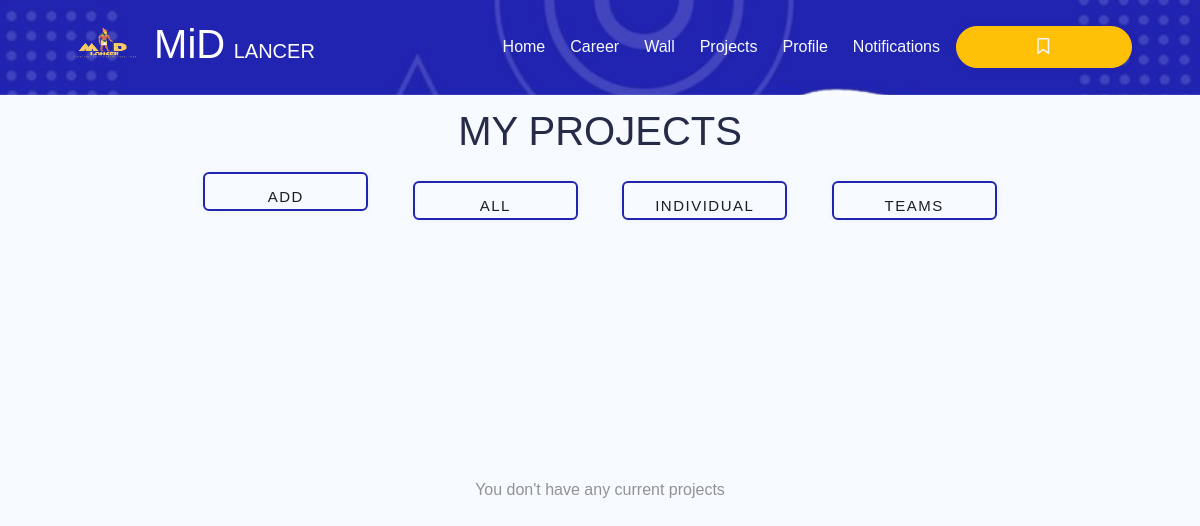
Before: /my_projects_client_old.php (signed in) with the older database file.
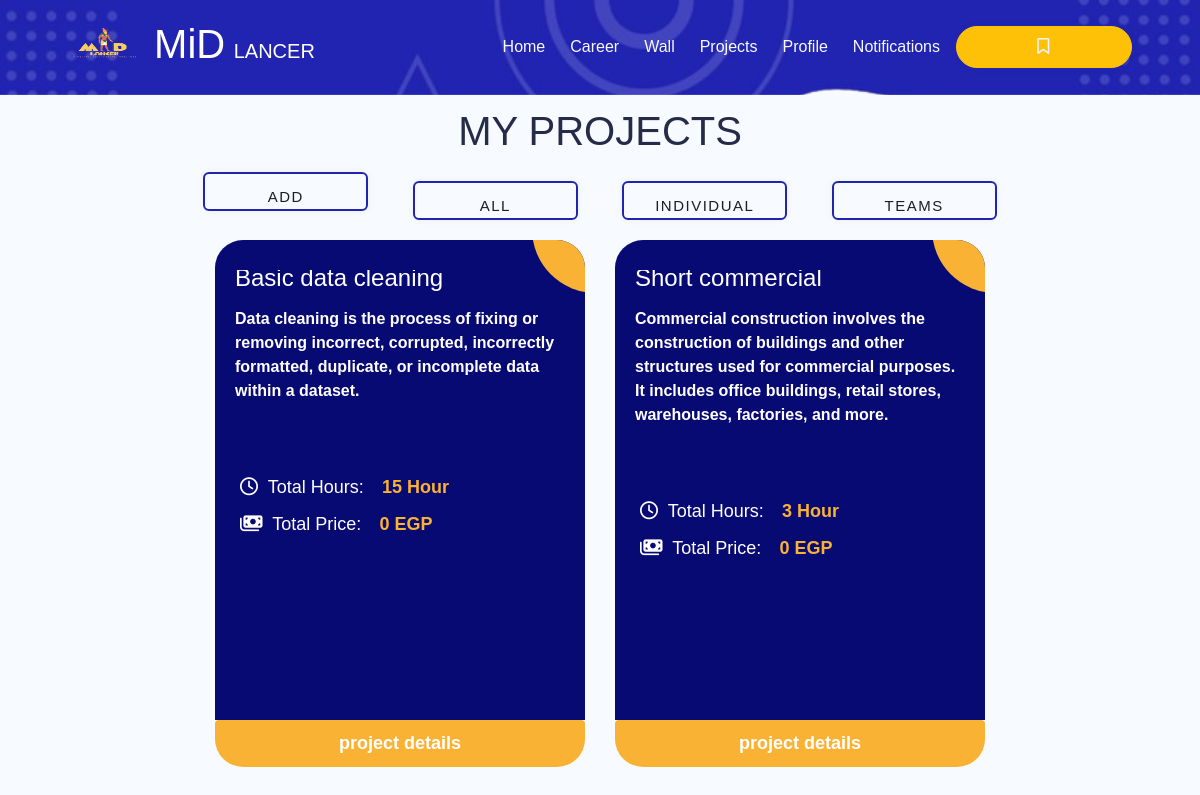
After: the same page with the newer database file.
### tables this page shows
CREATE TABLE `project` (
  `project_id` int(11) NOT NULL,
  `project_name` varchar(250) NOT NULL,
  `description` varchar(250) NOT NULL,
  `total_hours` int(11) NOT NULL,
  `deadline_date` date NOT NULL,
  `user_id` int(11) NOT NULL,
  `type_id` int(11) DEFAULT NULL,
  `posting` int(11) NOT NULL
);

### my_projects_client_old.php (the view, shortened to what this page needs)
<?php
include 'nav+bm.php';
$user_id=$_SESSION['user_id'];
$join = "SELECT *, SUM(`price/hr`) AS 'sumrates', `project`.`project_id` AS `pid` FROM `project`
right JOIN `user` ON `user`.`user_id`=`project`.`user_id`
left JOIN `team_member` ON `project`.`project_id`=`team_member`.`project_id`
left JOIN `freelancer` ON `freelancer`.`freelancer_id`=`team_member`.`freelancer_id`
WHERE `user`.`user_id` ='$user_id' AND `project`.`project_id` IS NOT NULL
GROUP BY `project`.`project_id`";
$run_join=mysqli_query($connect,$join);
$num=mysqli_num_rows($run_join);
if($num==0)
    $error= "You don't have any current projects";
else
{
    function SUM1($price_per_hr,$total_hours){
        $total_price=$price_per_hr * $total_hours;
        return "$total_price";
    }
$type_id = "";
}
?>
<!DOCTYPE html>
<html lang="en">
<head>
  <link rel="stylesheet" href="css/myprojectfreelancer.css">
  <link rel="stylesheet" href="https://cdnjs.cloudflare.com/ajax/libs/font-awesome/6.6.0/css/all.min.css"
 />
</head>
<body>
<div class="main">
    <h1 class="title">MY PROJECTS</h1>
    <form method="GET">
    <button><a href="addproject.php">Add Project</a></button>
    <button><a href="my_projects_client.php">All</a></button>
    <button type="submit"><a href="my_projects_client.php?type_id=1">Individual</a></button>
    <button type="submit"><a href="my_projects_client.php?type_id=2">Teams</a></button>
    </form>
</div>
<?php
  if(!empty($error)) { ?>
    <div class="cards">
        <?php echo $error ?>
    </div>
 <?php } else { ?>
<div class="ag-format-container">
    <div class="ag-courses_box">
    <?php if ($type_id ==1 ){ ?>
      <?php foreach($run_select1 as $data) { ?>
        <?php
        $details="";
        $p_id=$data['pid'];
      $freelancer_count = "SELECT COUNT(freelancer_id) as freelancer_count FROM team_member WHERE `project_id`=$p_id";
  $freelancer_count_result = mysqli_query($connect,$freelancer_count);
  $f_count = mysqli_fetch_assoc($freelancer_count_result)['freelancer_count'];
  if($f_count>1){
    $update="UPDATE `project` SET `type_id` = 2 WHERE `project_id`=$p_id";
    $run_update=mysqli_query($connect,$update);
    header("refresh:1;url=my_projects_client.php?type_id=1");
  }
        ?>
                <div class="ag-courses_item">
                <a href="#" class="ag-courses-item_link">
            <div class="ag-courses-item_bg"></div>
            <div class="ag-courses-item_title">
                <div class="ag-courses-item_title">
                    <h4 class="teams"><?php echo htmlspecialchars ($data ['project_name'],ENT_QUOTES,'UTF-8')?></h4>
                    <p class="para"><?php echo htmlspecialchars ($data ['description'],ENT_QUOTES,'UTF-8')?>
                    </p>
                </div>
            </div>
            <div class="ag-courses-item_date-box">
                <i class="fa-regular fa-clock"></i> Total Hours:
                <span class="ag-courses-item_date">
                <?php echo htmlspecialchars ( $data ['total_hours'],ENT_QUOTES,'UTF-8')?> Hour
                </span>
            </div>
            <div class="ag-courses-item_date-box">
                <i class="fa-solid fa-money-bills"></i>
                Total Price:
                <span class="ag-courses-item_date">
                <?php echo htmlspecialchars (SUM1($data['sumrates'], $data['total_hours']));?> EGP
                </span>
            </div>
            <a href="project_details_client.php?details=<?php echo htmlspecialchars ($data['pid'],ENT_QUOTES,'UTF-8')?>" class="ag-courses-item_anchor">project details</a>
            </a>
        </div>
        <?php } } elseif($type_id == 2){ ?>
            <?php foreach($run_select2 as $key) { ?>
            <div class="ag-courses_item">
                    <a href="#" class="ag-courses-item_link">
                <div class="ag-courses-item_bg"></div>
                <div class="ag-courses-item_title">
                    <div class="ag-courses-item_title">
                        <h4 class="teams"><?php echo htmlspecialchars ($key ['project_name'],ENT_QUOTES,'UTF-8')?></h4>
                        <p class="para"><?php echo htmlspecialchars ($key ['description'],ENT_QUOTES,'UTF-8')?>
                        </p>
                    </div>
                </div>
                <div class="ag-courses-item_date-box">
                    <i class="fa-regular fa-clock"></i> Total Hours:
                    <span class="ag-courses-item_date">
                    <?php echo htmlspecialchars(  $key ['total_hours'],ENT_QUOTES,'UTF-8')?> Hour
                    </span>
                </div>
                <div class="ag-courses-item_date-box">
                    <i class="fa-solid fa-money-bills"></i>
                    Total Price:
                    <span class="ag-courses-item_date">
                    <?php echo SUM1($key['sumrates'], $key['total_hours'])?> EGP
                    </span>
                </div>
                <a href="project_details_client.php?details=<?php echo htmlspecialchars( $key['pid'],ENT_QUOTES,'UTF-8')?>" class="ag-courses-item_anchor">project details</a>
                </a>
            </div>
            <?php } } elseif ($run_join ){?>
              <div class="ag-format-container">
        <div class="ag-courses_box">
        <?php foreach($run_join as $keyy) { ?>
          <div class="ag-courses_item">
                <a href="#" class="ag-courses-item_link">
            <div class="ag-courses-item_bg"></div>
            <div class="ag-courses-item_title">
                <div class="ag-courses-item_title">
                    <h4 class="teams"><?php echo htmlspecialchars( $keyy ['project_name'],ENT_QUOTES,'UTF-8')?></h4>
                    <p class="para"><?php echo htmlspecialchars( $keyy ['description'],ENT_QUOTES,'UTF-8')?>
                    </p>
                </div>
            </div>
            <div class="ag-courses-item_date-box">
                <i class="fa-regular fa-clock"></i> Total Hours:
                <span class="ag-courses-item_date">
                <?php echo htmlspecialchars( $keyy ['total_hours'],ENT_QUOTES,'UTF-8')?> Hour
                </span>
            </div>
            <div class="ag-courses-item_date-box">
                <i class="fa-solid fa-money-bills"></i>
                Total Price:
                <span class="ag-courses-item_date">
                <?php echo htmlspecialchars (SUM1($keyy['sumrates'], $keyy['total_hours']))?> EGP
                </span>
            </div>
            <a href="project_details_client.php?details=<?php echo htmlspecialchars( $keyy['pid'],ENT_QUOTES,'UTF-8')?>" class="ag-courses-item_anchor">project details</a>
            </a>
        </div>
        <?php } } } ?>
    </div>
</div>
</body>
</html>

### nav+bm.php (shortened to what this page needs)
<?php
include 'connection.php';
if(isset($_SESSION['user_id']))
    $user_id = $_SESSION['user_id'];
else if (isset($_SESSION['freelancer_id']))
    $LI_F_id = $_SESSION['freelancer_id'];
if(isset($user_id))
{
    $showBkmrk = "SELECT *,`freelancer`.`freelancer_id` AS 'f_fid' FROM `bookmark`
                    JOIN `freelancer` ON `bookmark`.`freelancer_id` = `freelancer`.`freelancer_id`
                    JOIN `rank` ON `freelancer`.`rank_id` = `rank`.`rank_id`
                    LEFT JOIN `subscription` ON `freelancer`.`freelancer_id` = `subscription`.`freelancer_id`
                    WHERE `bookmark`.`user_id` = '$user_id' AND `freelancer`.`admin_hidden`='0' AND  `freelancer`.`hidden` = '0'
                    GROUP BY `freelancer`.`freelancer_id`
                    ORDER BY `rank`.`rank_id` DESC,`subscription`.`plan_id` DESC, `price/hr` DESC ";
    $execShowBkmrk = mysqli_query($connect, $showBkmrk);
    $bkmrkCount = mysqli_num_rows($execShowBkmrk);
}
$currpage = basename($_SERVER['PHP_SELF']);
$pageArray =
    [
        'home.php' => ($currpage == 'home.php') ? ' active' : '',
        'clientprofile.php' => ($currpage == 'clientprofile.php') ? ' active' : '',
        'FREELANCERPROFILE.php' => ($currpage == 'FREELANCERPROFILE.php') ? ' active' : '',
        'career.php' => ($currpage == 'career.php') ? ' active' : '',
        'accepted-requests.php' => ($currpage == 'accepted-requests.php') ? ' active' : '',
        'my_projects_client.php' => ($currpage == 'my_projects_client.php') ? ' active' : '',
        'income-request.php' => ($currpage == 'income-request.php') ? ' active' : '',
        'my_projects_freelancer.php' => ($currpage == 'my_projects_freelancer.php') ? ' active' : '',
        'wall.php' => ($currpage == 'wall.php') ? ' active' : '',
    ];
?>
<!DOCTYPE html>
<html lang="en">
<head>
    <link rel="stylesheet" href="https://cdnjs.cloudflare.com/ajax/libs/font-awesome/6.6.0/css/all.min.css"
 />
    <link href="css/bootstrap.min.css" rel="stylesheet">
    <link href="css/nav+bm.css" rel="stylesheet">
</head>
<body>
<div class="container-xxl position-relative p-0">
    <nav class="navbar navbar-expand-lg navbar-light px-4 px-lg-5  py-lg-0">
        <a href="home.php" class="navbar-brand p-0">
            <h1 class="m-0"><img src="imgs/MiDlancer (2).png" class="w-50 " alt="">MiD<span
                        class="fs-5">LANCER</span></h1>
        </a>
        <div class="collapse navbar-collapse" id="navbarCollapse">
            <div class="navbar-nav ms-auto py-0">
                <a href="home.php" class="nav-item nav-link<?php echo $pageArray['home.php'] ?>">Home</a>
                <a href="career.php" class="nav-item nav-link<?php echo $pageArray['career.php']; ?>">Career</a>
                <a href="wall.php" class="nav-item nav-link<?php echo $pageArray['wall.php'] ?>">Wall</a>
                <?php if(isset($user_id)){ ?>
                    <a href="my_projects_client.php" class="nav-item nav-link<?php echo $pageArray['my_projects_client.php']; ?>">Projects</a>
                    <a href="clientprofile.php" class="nav-item nav-link<?php echo $pageArray['clientprofile.php'] ?>">Profile</a>
                    <a href="accepted-requests.php" class="nav-item nav-link<?php echo $pageArray['accepted-requests.php']; ?>">Notifications</a>
                <?php }else if(isset($LI_F_id)){ ?>
                    <a href="my_projects_freelancer.php" class="nav-item nav-link<?php echo $pageArray['my_projects_freelancer.php']; ?>">Projects</a>
                    <a href="FREELANCERPROFILE.php" class="nav-item nav-link<?php echo $pageArray['FREELANCERPROFILE.php']; ?>">Profile</a>
                    <a href="income-request.php" class="nav-item nav-link<?php echo $pageArray['income-request.php']; ?>">Notifications</a>
                <?php } ?>
            </div>
            <?php
            if(isset($user_id) ) {?>
            <button class=" btn-outline-warning ms-1 btn btn-warning text-light rounded-pill py-2 px-4 ms-3" type="button" data-bs-toggle="offcanvas"
                    data-bs-target="#offcanvasWithBothOptions" aria-controls="offcanvasWithBothOptions">
                <i class="fa-regular fa-bookmark "></i></button>
                <?php if ($bkmrkCount > 5) { ?>
                    <div class="btn-container">
                        <a href="pinned_freelancers.php" class="btn-bookmark btn-outline-warning">show more</a>
                    </div>
                <?php }} ?>
    </nav>
</div>
</body>
</html>

### css/nav+bm.css (style rules this page uses)
:root { --primary-color: #080a74; --secondary-color: #f6d673; --Thirdly-color: #d6d9e0; --fourthly-color: #1d1d27; }
.navbar { background-image: url(../imgs/nav.png); background-repeat: no-repeat; background-size: cover; }
.navbar-light .navbar-nav .nav-link { position: relative; margin-left: 25px; padding: 35px 0; color: var(--Thirdly-color) !important; outline: none; transition: .5s; }
.navbar-light .navbar-brand h1 { color: #FFFFFF; }
.navbar-light .navbar-brand img { max-height: 60px; transition: .5s; }
@media (min-width: 992px) { .navbar-light { position: absolute; width: 100%; top: 0; left: 0; border-bottom: 1px solid rgba(256, 256, 256, .1); z-index: 999; } }
@media (min-width: 992px) { .navbar-light .navbar-nav .nav-link::before { position: absolute; content: ""; width: 0; height: 2px; bottom: -1px; left: 50%; background: var(--secondary-color); transition: .5s; } }
button { padding: 4px 20px; border-radius: 50px; cursor: pointer; border: 0; border-radius: 0.9em; background-color: var(--secondary-color); box-shadow: rgb(0 0 0 / 5%) 0 0 8px; letter-spacing: 1.5px; text-transform: uppercase; font-size: 15px; transition: all 0.5s ease; font-family: inherit; margin-left: 20px; }
a { text-decoration: none; color: var(--fourthly-color); }

### css/myprojectfreelancer.css (style rules this page uses)
* { margin: 0; padding: 0; box-sizing: border-box; }
.para { font-size: medium; }
:root { --primary-color: #2124b1; --secondary-color: #f6d673; --Thirdly-color: #f7faff; --fourthly-color: #1d1d27; }
.title { transform: translateY(22%); }
.teams { transform: translateY(-22%); }
body { background-color: #f7faff; font-family: 'Gill Sans', 'Gill Sans MT', Calibri, 'Trebuchet MS', sans-serif; }
.ag-format-container { margin: 0 auto; width: 100%; }
.main { text-align: center; padding-top: 8%; }
span { padding-left: 4%; }
.main button a { text-decoration: none; }
.ag-courses_box { display: -webkit-box; display: -ms-flexbox; display: flex; -webkit-box-align: start; -ms-flex-align: start; align-items: center !important; justify-content: center !important; flex-wrap: wrap; }
.ag-courses_item { -ms-flex-preferred-size: calc(33.33333% - 30px); flex-basis: calc(33.33333% - 30px); margin: 0 15px 30px; overflow: hidden; border-radius: 28px; }
.ag-courses-item_link { height: 60vh; text-decoration: none; display: block; padding: 30px 20px; background-color: #080a74; overflow: hidden; position: relative; }
.ag-courses-item_title { min-height: 87px; margin: 0 0 25px; overflow: hidden; font-weight: bold; font-size: 30px; color: #FFF; z-index: 2; position: relative; }
i { margin-left: 5px; margin-right: 5px; }
.ag-courses-item_date-box { font-size: 18px; color: #FFF; padding: 5px 0; z-index: 2; position: relative; }
.ag-courses-item_date { font-weight: bold; color: #f9b234; -webkit-transition: color .5s ease; -o-transition: color .5s ease; transition: color .5s ease }
.ag-courses-item_bg { height: 128px; width: 128px; background-color: #f9b234; z-index: 1; position: absolute; top: -75px; right: -75px; border-radius: 50%; -webkit-transition: all .5s ease; -o-transition: all .5s ease; transition: all .5s ease; }
.ag-courses_item:nth-child(2n) .ag-courses-item_bg { background-color: #f9b234; }
.ag-courses-item_anchor { display: block; width: 100%; text-align: center; padding: 10px; background-color: #f9b234; color: white; text-decoration: none; font-weight: bold; font-size: large; border-radius: 4px; transition: background-color 0.3s ease; }
.cards { display: flex; flex-direction: row; flex-wrap: wrap; justify-content: center; align-items: center; min-height: 500px; background-repeat: no-repeat; background-size: cover; width: 100%; gap: 5%; height:150%; }

### my_projects_client_old.php (style rules this page uses)
button { --color: #2124b1; font-family: inherit; display: inline-block; width: 11em; height: 2.6em; line-height: 2.5em; margin: 20px; position: relative; cursor: pointer; overflow: hidden; border: 2px solid var(--color); transition: color 0.5s; z-index: 1; font-size: 15px; border-radius: 6px; font-weight: 500; color: var(--color); background-color: transparent; }
button:before { content: ""; position: absolute; z-index: -1; background: var(--color); height: 150px; width: 200px; border-radius: 50%; }
h4 { color:white; }
button:before { top: 100%; left: 100%; transition: all 0.7s; }

Changed rows visible on the page:
added project: project_name "Basic data cleaning", description "Data cleaning is the process of fixing or removing incorrect, corrupted, incorrectly formatted, duplicate, or incomplete data within a dataset.", total_hours "15", total_hours "0"
added project: project_name "Short commercial", description "Commercial construction involves the construction of buildings and other structures used for commercial purposes. It includes office buildings, retail stores, warehouses, factories, and more.", total_hours "3", total_hours "0"
Other visible differences:
$error: "You don't have any current projects" → (not shown)
